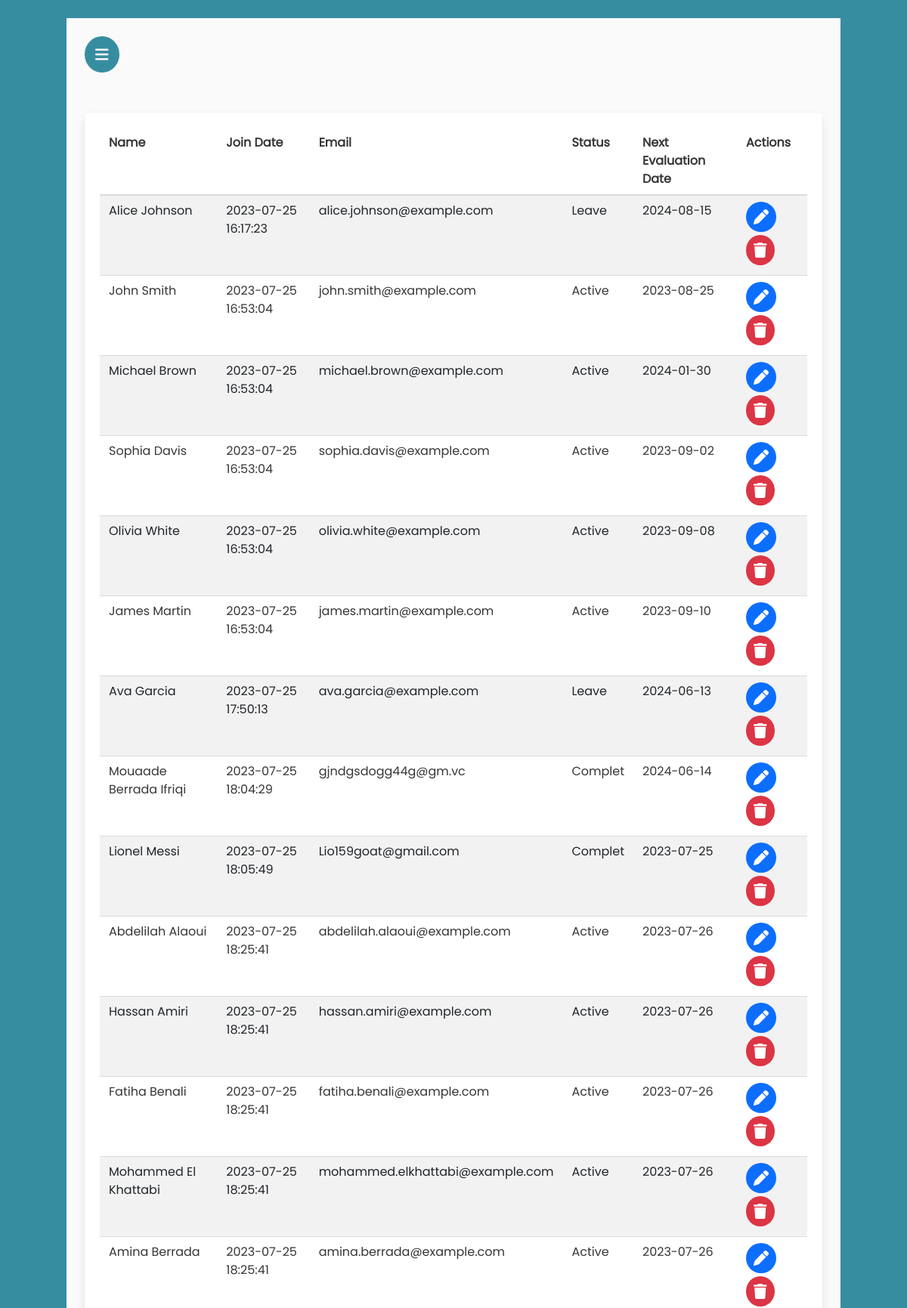
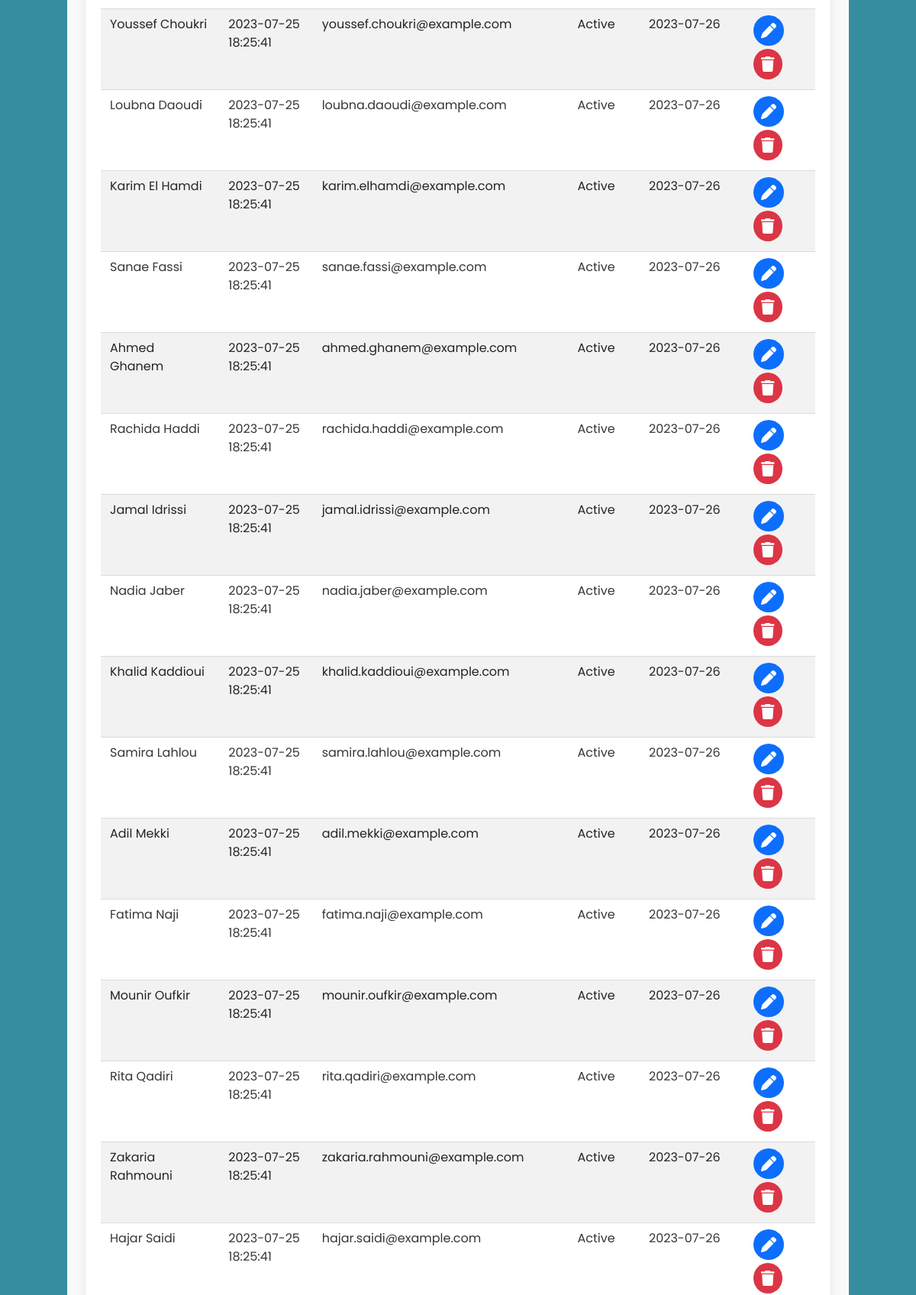
/index.php (signed in, upper part), run on the app's committed database (2 pictures, top to bottom).
### tables this page shows
CREATE TABLE `trainee` (
  `id` int(11) NOT NULL,
  `name` varchar(50) NOT NULL,
  `dateJoin` timestamp NOT NULL DEFAULT current_timestamp(),
  `email` varchar(100) NOT NULL,
  `status` varchar(20) NOT NULL,
  `supervisorId` int(11) DEFAULT NULL,
  `nextevaluationDate` varchar(50) DEFAULT NULL
);

### index.php (the view, shortened to what this page needs)
<?php
$supId=$_SESSION['id'];
require 'db.php';
$sql = 'SELECT * FROM trainee WHERE supervisorId=:supId';
$statement = $connection->prepare($sql);
$statement->execute([':supId'=> $supId]);
$trainees = $statement->fetchAll(PDO::FETCH_OBJ);
?>
<!DOCTYPE html>
<html lang="en">
<head>
    <link rel="stylesheet" href="css/bootstrap.min.css">
	<link rel="stylesheet" href="css/bulma.min.css">
    <link rel="stylesheet" href="css/all.min.css">
    <link rel="stylesheet" href="css/style.css">
    <link rel="stylesheet" href="css/bootstrap-icons.css">
    <link rel="stylesheet" href="css/normalize.css">
</head>
<body>
    <div class="container">
        <div class="row mb-6">
            <div class="col-6">
                <a data-bs-toggle="offcanvas" href="#offcanvasExample" role="button" aria-controls="offcanvasExample"><i class="fas fa-bars icn"></i></a>
            </div>
        </div>
<div class="box">
    <table class="table table-striped">
        <thead>
          <tr>
            <th scope="col">Name</th>
            <th class="tdPh" scope="col">Join Date</th>
            <th class="tdPh" scope="col">Email</th>
            <th scope="col">Status</th>
            <th scope="col">Next Evaluation Date</th>
            <th scope="col">Actions</th>
          </tr>
        </thead>
        <tbody>
        <?php foreach ($trainees as $person) : ?>
          <tr>
            <td><?= $person->name; ?></td>
            <td class="tdPh"><?= $person->dateJoin; ?></td>
            <td class="tdPh"><?= $person->email; ?></td>
            <td><?= $person->status; ?></td>
            <td><?= $person->nextevaluationDate; ?></td>
            <td>
                <a href="editT.php?id=<?= $person->id ?>"><i class="fas fa-pen icnT mr-1 text-bg-primary"></i></a>
                <a
                onclick="return confirm('Are You Sure ?')"
                href="del.php?id=<?= $person->id ?>"><i class="fas fa-trash icnT text-bg-danger"></i></a>
            </td>
          </tr>
          <?php endforeach; ?>
        </tbody>
      </table>
</div>
</div>
  <script src="js/tailwind-min.3.3.3.js"></script>
</body>
</html>

### css/style.css (style rules this page uses)
html { background-color: #378da0; }
body { font-family: Poppins; background-color: #378da0; }
.container { padding: 2%; background: #fafafb; margin-top: 2%; }
.icn { background-color: #378da0; padding: 14px; color: #fafafb; border-radius: 50%; font-size: 20px; transition: 0.4s; }
.icnT { background-color: #378da0; padding: 10px; color: #fafafb; border-radius: 50%; font-size: 20px; transition: 0.4s; }

### data on the page
trainee: name "Alice Johnson", dateJoin "2023-07-25 16:17:23", email "alice.johnson@example.com", status "Leave", nextevaluationDate "2024-08-15"
trainee: name "John Smith", dateJoin "2023-07-25 16:53:04", email "john.smith@example.com", status "Active", nextevaluationDate "2023-08-25"
trainee: name "Michael Brown", dateJoin "2023-07-25 16:53:04", email "michael.brown@example.com", status "Active", nextevaluationDate "2024-01-30"
trainee: name "Sophia Davis", dateJoin "2023-07-25 16:53:04", email "sophia.davis@example.com", status "Active", nextevaluationDate "2023-09-02"
trainee: name "Olivia White", dateJoin "2023-07-25 16:53:04", email "olivia.white@example.com", status "Active", nextevaluationDate "2023-09-08"
trainee: name "James Martin", dateJoin "2023-07-25 16:53:04", email "james.martin@example.com", status "Active", nextevaluationDate "2023-09-10"
trainee: name "Ava Garcia", dateJoin "2023-07-25 17:50:13", email "ava.garcia@example.com", status "Leave", nextevaluationDate "2024-06-13"
trainee: name "Mouaade Berrada Ifriqi", dateJoin "2023-07-25 18:04:29", email "gjndgsdogg44g@gm.vc", status "Complet", nextevaluationDate "2024-06-14"
trainee: name "Lionel Messi", dateJoin "2023-07-25 18:05:49", email "Lio159goat@gmail.com", status "Complet", nextevaluationDate "2023-07-25"
trainee: name "Abdelilah Alaoui", dateJoin "2023-07-25 18:25:41", email "abdelilah.alaoui@example.com", status "Active", nextevaluationDate "2023-07-26"
trainee: name "Hassan Amiri", dateJoin "2023-07-25 18:25:41", email "hassan.amiri@example.com", status "Active", nextevaluationDate "2023-07-26"
trainee: name "Fatiha Benali", dateJoin "2023-07-25 18:25:41", email "fatiha.benali@example.com", status "Active", nextevaluationDate "2023-07-26"
trainee: name "Mohammed El Khattabi", dateJoin "2023-07-25 18:25:41", email "mohammed.elkhattabi@example.com", status "Active", nextevaluationDate "2023-07-26"
trainee: name "Amina Berrada", dateJoin "2023-07-25 18:25:41", email "amina.berrada@example.com", status "Active", nextevaluationDate "2023-07-26"
trainee: name "Youssef Choukri", dateJoin "2023-07-25 18:25:41", email "youssef.choukri@example.com", status "Active", nextevaluationDate "2023-07-26"
trainee: name "Loubna Daoudi", dateJoin "2023-07-25 18:25:41", email "loubna.daoudi@example.com", status "Active", nextevaluationDate "2023-07-26"
trainee: name "Karim El Hamdi", dateJoin "2023-07-25 18:25:41", email "karim.elhamdi@example.com", status "Active", nextevaluationDate "2023-07-26"
trainee: name "Sanae Fassi", dateJoin "2023-07-25 18:25:41", email "sanae.fassi@example.com", status "Active", nextevaluationDate "2023-07-26"
trainee: name "Ahmed Ghanem", dateJoin "2023-07-25 18:25:41", email "ahmed.ghanem@example.com", status "Active", nextevaluationDate "2023-07-26"
trainee: name "Rachida Haddi", dateJoin "2023-07-25 18:25:41", email "rachida.haddi@example.com", status "Active", nextevaluationDate "2023-07-26"
trainee: name "Jamal Idrissi", dateJoin "2023-07-25 18:25:41", email "jamal.idrissi@example.com", status "Active", nextevaluationDate "2023-07-26"
trainee: name "Nadia Jaber", dateJoin "2023-07-25 18:25:41", email "nadia.jaber@example.com", status "Active", nextevaluationDate "2023-07-26"
trainee: name "Khalid Kaddioui", dateJoin "2023-07-25 18:25:41", email "khalid.kaddioui@example.com", status "Active", nextevaluationDate "2023-07-26"
trainee: name "Samira Lahlou", dateJoin "2023-07-25 18:25:41", email "samira.lahlou@example.com", status "Active", nextevaluationDate "2023-07-26"
trainee: name "Adil Mekki", dateJoin "2023-07-25 18:25:41", email "adil.mekki@example.com", status "Active", nextevaluationDate "2023-07-26"
trainee: name "Fatima Naji", dateJoin "2023-07-25 18:25:41", email "fatima.naji@example.com", status "Active", nextevaluationDate "2023-07-26"
trainee: name "Mounir Oufkir", dateJoin "2023-07-25 18:25:41", email "mounir.oufkir@example.com", status "Active", nextevaluationDate "2023-07-26"
trainee: name "Rita Qadiri", dateJoin "2023-07-25 18:25:41", email "rita.qadiri@example.com", status "Active", nextevaluationDate "2023-07-26"
trainee: name "Zakaria Rahmouni", dateJoin "2023-07-25 18:25:41", email "zakaria.rahmouni@example.com", status "Active", nextevaluationDate "2023-07-26"
trainee: name "Hajar Saidi", dateJoin "2023-07-25 18:25:41", email "hajar.saidi@example.com", status "Active", nextevaluationDate "2023-07-26"
